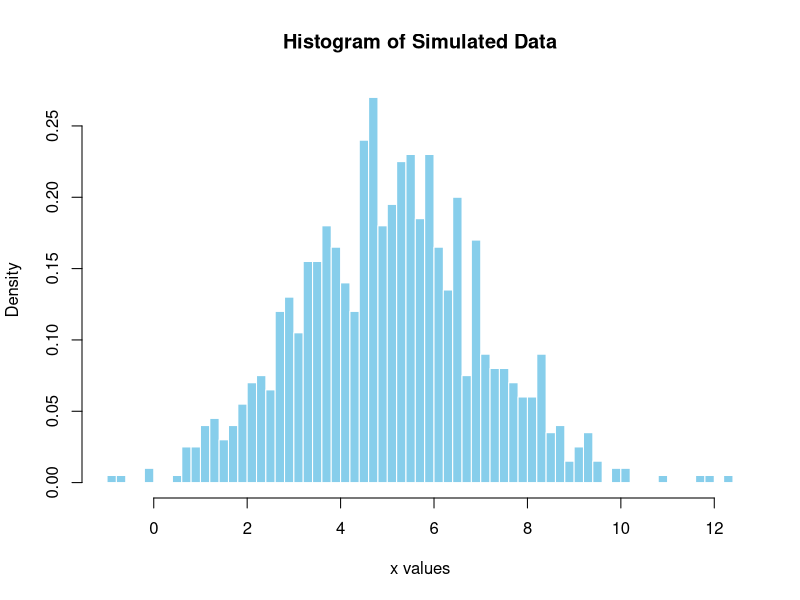
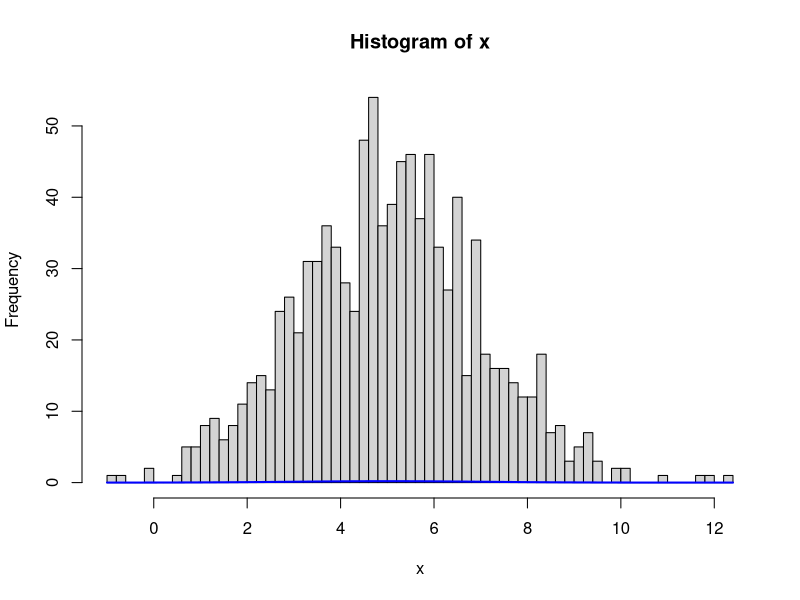

Generate these figures, in order, with R:

## Question i

mu <- 5
sigma_2 <- 4
sigma <- sqrt(sigma_2)
n <- 1000

set.seed(1001)
x <- rnorm(n, mean = mu, sd = sigma)

# Save histogram object (does not plot automatically)
plt <- hist(x, breaks = 50, col = "skyblue", main = "Histogram of Simulated Data",
            xlab = "x values", border = "white", freq = FALSE)
plot(plt)

curve(dnorm(x, mean = mu, sd = sigma), col = "blue", lwd = 2, add = TRUE)


## Question ii

m0 <- 0
v0_sq <- 1e6
a <- 0.01
b <- 0.01

## Question iii

#sampler setting
n_iter <- 10000
burn_in <- 2000

#storeage for mu and tao 
mu_samples <- numeric(n_iter)
tau_samples <- numeric(n_iter)

#init tao
tau_current <- 1 / var(x)  # start with reasonable value

x_bar <- mean(x)

for (t in 1:n_iter) {
  var_mu <- 1 / (tau_current * n + 1 / v0_sq)
  mean_mu <- var_mu * (tau_current * n * x_bar + m0 / v0_sq)
  mu_current <- rnorm(1, mean = mean_mu, sd = sqrt(var_mu))

  #sample tao given mu
  shape_tau <- a + n / 2
  rate_tau <- b + sum((x - mu_current)^2) / 2
  tau_current <- rgamma(1, shape = shape_tau, rate = rate_tau)

  #store
  mu_samples[t] <- mu_current
  tau_samples[t] <- tau_current
}

#burn-in
mu_post <- mu_samples[(burn_in + 1):n_iter]
tau_post <- tau_samples[(burn_in + 1):n_iter]
sigma2_post <- 1 / tau_post  # for inference on variance


print(mean(mu_post))
print(quantile(mu_post, c(0.025, 0.5, 0.975)))
print(mean(sigma2_post))
print(quantile(sigma2_post, c(0.025, 0.5, 0.975)))